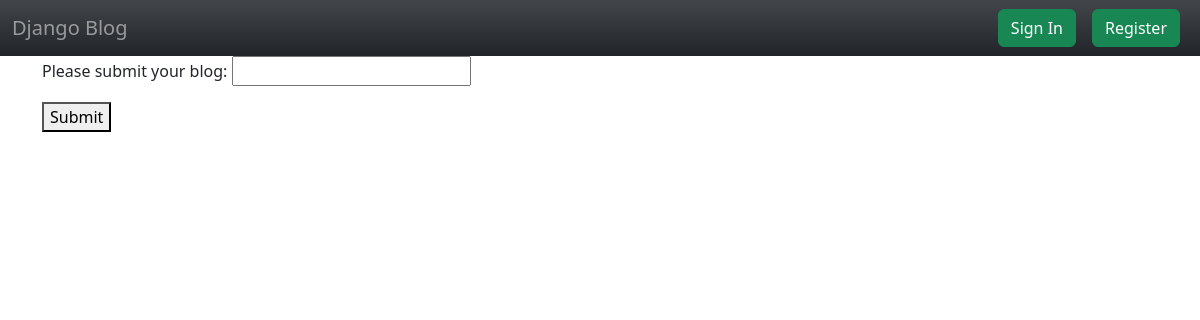
/business, run on an earlier commit of the app's database.
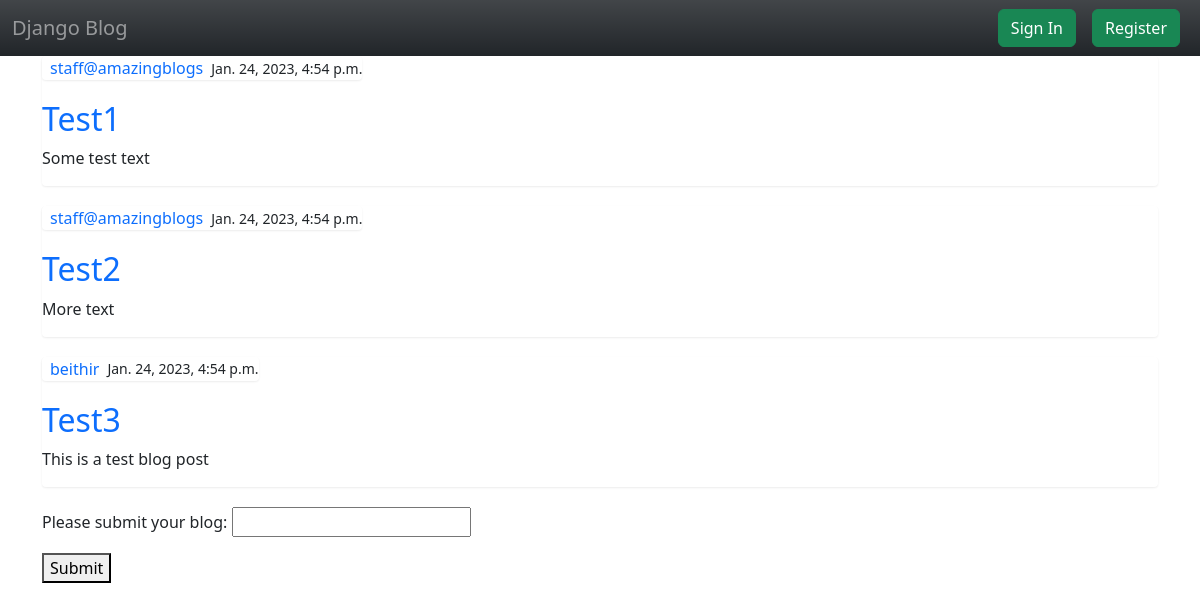
And on a later commit of the database.
### blog/models.py (models this page shows, shortened)
class Post(models.Model):
    title = models.CharField(max_length=100)
    content = models.TextField()
    date_posted = models.DateTimeField(default=timezone.now)
    author = models.ForeignKey(User, on_delete=models.CASCADE)

### blog/views.py (the view)
# urls.py: path('business', views.business, name='business'),
def business(request):
    context = {
        'posts': Post.objects.all()
    }
    return render(request, 'blog/business.html', context)

### blog/templates/blog/business.html (shortened to what this page needs)
{% extends "base.html" %}
{% load static %}
{% block content %}
    <section class="container">
    {% for post in posts %}
        <div class="list-group">
            <article>
                <div class="media-body">
                    <div class="list-group flex-row align-items-center justify-content-center">
                        <a class="px-2" href="#">{{ post.author }}</a>
                        <small>{{ post.date_posted }}</small>
                    </div>
                    <h2><a href="#">{{ post.title }}</a></h2>
                    <p>{{ post.content }}</p>
                </div>
            </article>
        </div>
    {% endfor %}
    </section>
    <section class="container">
        <form action="" method="post">
            <p>Please submit your blog:
                <input type="text" name="url">
            </p>
            <p>
                <button type="submit">Submit</button>
            </p>
        </form>
    </section>
{% endblock %}

### templates/base.html (shortened to what this page needs)
{% load static %}
<!doctype html>
<html lang="en">
  <head>
    {% block corecss %}
    <link href="https://cdn.jsdelivr.net/npm/bootstrap@5.3.0-alpha1/dist/css/bootstrap.min.css" rel="stylesheet"
>
    <link rel="stylesheet" href="{% static 'css/base.css' %}">
    {% endblock %}
  </head>
  <body>
    <header>
      <nav class="navbar navbar-expand-lg bg-dark bg-gradient">
        <div class="container-fluid">
          <a class="navbar-brand text-white-50" href="/">Django Blog</a>
          <div class="collapse navbar-collapse justify-content-end" id="navbarTogglerDemo02">
            <form class="d-flex" role="form">
              <a href="#" class="btn btn-success mx-2" role="button">Sign In</a>
              <a href="#" class="btn btn-success mx-2" role="button">Register</a>
            </form>
          </div>
        </div>
      </nav>
    </header>
    <main>
      {% block content %}
      {% endblock %}
    </main>
  </body>
</html>

### static/css/base.css (style rules this page uses)
h2, h3, h4, h5, h6 { color: #b30000; }
a { text-decoration: none; }
.media-body { display: table-cell; vertical-align: top; }
.list-group { border-radius: 4px; -webkit-box-shadow: 0 1px 2px rgba(0, 0, 0, .075); box-shadow: 0 1px 2px rgba(0, 0, 0, .075); padding-left: 0; margin-bottom: 20px; }

What changed in the data, as far as the page shows it:
added Post: author "staff@amazingblogs", date_posted "Jan. 24, 2023, 4:54 p.m.", title "Test1", content "Some test text"
added Post: author "staff@amazingblogs", date_posted "Jan. 24, 2023, 4:54 p.m.", title "Test2", content "More text"
added Post: author "beithir", date_posted "Jan. 24, 2023, 4:54 p.m.", title "Test3", content "This is a test blog post"
